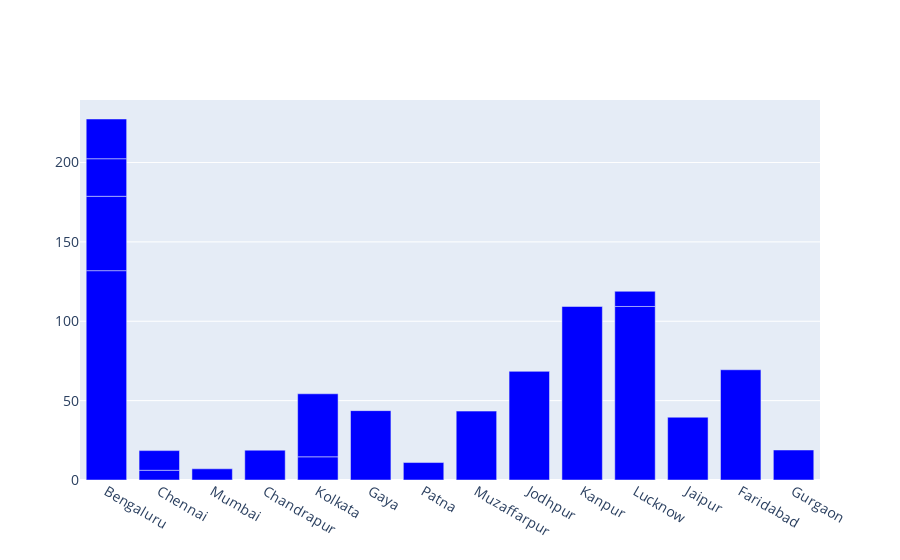

Here is the notebook cell this chart was saved with:
### Code cell
slice2=df2[:20]
fig = go.Figure()
fig.add_trace(go.Bar(x=slice2['city'],
                y=slice2['value'],
                marker_color='blue'
                ))
fig.update_layout(
    xaxis_tickfont_size=14,
    yaxis=dict(
        titlefont_size=16,
        tickfont_size=14,
    ),
    legend=dict(
        x=0,
        y=1.0,
        bgcolor='rgba(255, 255, 255, 0)',
        bordercolor='rgb(255, 255, 255, 0)'
    ),
    barmode='stack',
    bargap=0.15, # gap between bars of adjacent location coordinates.
    bargroupgap=0.1 # gap between bars of the same location coordinate.
)
fig.show()

### Figure 1 — Plotly figure (JSON) as saved in the notebook; plotly's stock layout.template omitted (floating-point values rounded to 4 significant figures)
{"data": [{"marker": {"color": "blue"}, "type": "bar", "x": ["Bengaluru", "Bengaluru", "Bengaluru", "Chennai", "Chennai", "Bengaluru", "Mumbai", "Chandrapur", "Kolkata", "Kolkata", "Gaya", "Patna", "Muzaffarpur", "Jodhpur", "Kanpur", "Lucknow", "Lucknow", "Jaipur", "Faridabad", "Gurgaon"], "y": [131.9, 46.86, 23.67, 6.13, 12.39, 25.02, 7.04, 18.8, 14.61, 39.7, 43.7, 11, 43.4, 68.44, 109.3, 109.3, 9.56, 39.55, 69.44, 18.89]}], "layout": {"bargap": 0.15, "bargroupgap": 0.1, "barmode": "stack", "legend": {"bgcolor": "rgba(255, 255, 255, 0)", "bordercolor": "rgb(255, 255, 255, 0)", "x": 0, "y": 1}, "xaxis": {"tickfont": {"size": 14}}, "yaxis": {"tickfont": {"size": 14}, "title": {"font": {"size": 16}}}}}
